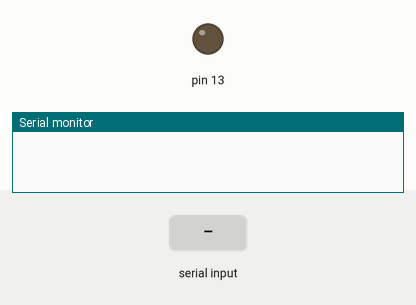
This sketch was run on a simulated Arduino Uno, built with avr-gcc and run on an emulated ATmega328P. On the bench: output pins drawn as LEDs (lit = HIGH), the last lines printed to the serial monitor. Inputs (shaded band) come from the test bench.

Above: at 1.2 s.
1.3 s: "1" received over Serial
At 2.2 s:
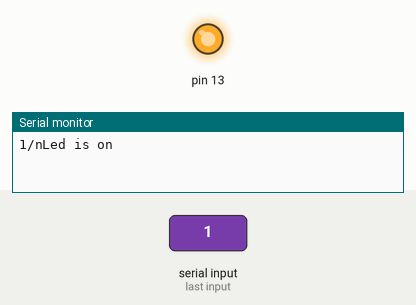
2.8 s: "0" received over Serial
At 3.3 s:
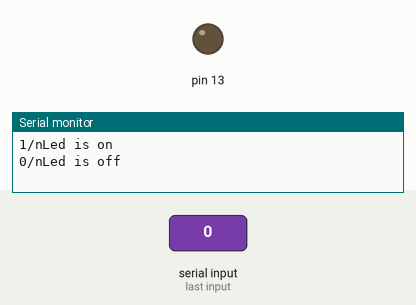
Timing chart, 0 to 5.8 s (numbered marks = the images above; inputs shaded):
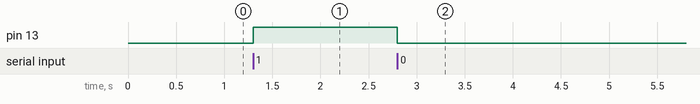

The sketch:

Simple-led-on-off-bluetooth.ino
```cpp
/*connect Tx and Rx in default port 1,0 at arduino*/

char Incoming_value = 0;
void setup() {
  // put your setup code here, to run once:
Serial.begin(9600);
pinMode(13,OUTPUT);
}

void loop() {
  // put your main code here, to run repeatedly:
  if (Serial.available() > 0)
    {
      Incoming_value = Serial.read();
      Serial.print(Incoming_value);
      Serial.print("/n");
      if (Incoming_value == '1')
      {
        digitalWrite(13,HIGH);
        Serial.println("Led is on");
      }
      else if(Incoming_value == '0')
      {
        digitalWrite(13,LOW);
        Serial.println("Led is off");
    }
}
}
```

Measured:
- after the input at 1.3 s, pin 13: LOW → HIGH at once
- after the input at 2.8 s, pin 13: HIGH → LOW at once
